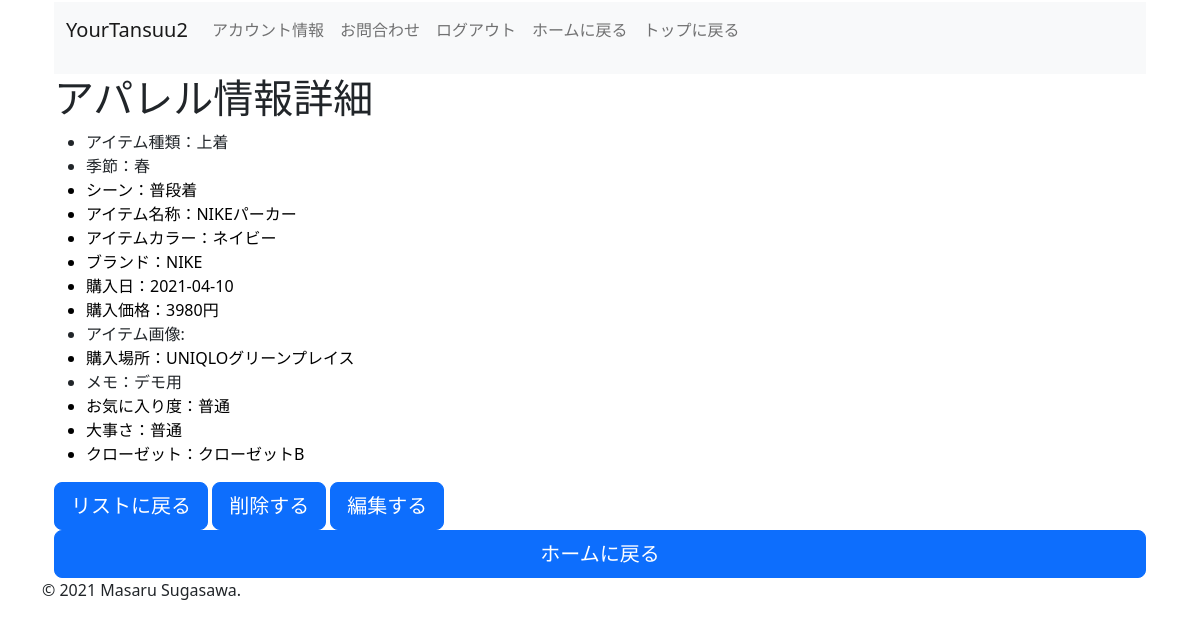
Screenshot of /contents/item-detail/1/ (signed in) with the database file from the repository.
### item/models.py (models this page shows, shortened)
class Item(models.Model):
    user = models.ForeignKey(settings.AUTH_USER_MODEL, verbose_name='ユーザー', on_delete=models.CASCADE,null=True)
    data_id = models.AutoField(verbose_name = 'アイテムNo.', primary_key=True)
    item_type = models.CharField(verbose_name = 'アイテム種類', max_length=255, choices = ITEM_TYPE_CHOICES)
    season = models.CharField(verbose_name = '季節', max_length=10, choices = SEASON_CHOICES)
    occasion = models.CharField(verbose_name = 'シーン', max_length=30, choices = OCCASION_CHOICES)
    item_name = models.CharField(verbose_name = 'アイテム名称', max_length=300)
    item_color = models.CharField(verbose_name = 'アイテム色', max_length=20, choices = ITEM_COLOR_CHOICES)
    item_brand = models.CharField(verbose_name = 'ブランド', max_length=150)
    purchase_date = models.CharField(verbose_name = '購入日', max_length = 150)
    pricing = models.IntegerField(verbose_name = '購入価格(円)', )
    purchase_place = models.CharField(verbose_name = '購入場所', max_length=255)
    item_image = models.ImageField(verbose_name = 'アイテム画像', upload_to='images/closet', blank = True, null=True)
    memo = models.TextField(verbose_name = 'メモ', blank=True)
    favorite_level = models.IntegerField(verbose_name = 'お気に入り度', choices = FAVORITE_LEVEL_CHOICES)
    item_importance = models.IntegerField(verbose_name = '大事さ', choices = ITEM_IMPORTANCE_CHOICES)
    create_date = models.DateTimeField(verbose_name = '作成日', auto_now_add=True)
    update_date = models.DateTimeField(verbose_name = '更新日', auto_now=True)
    closet = models.ForeignKey(Closet, on_delete=models.PROTECT, null=True, default=None)
    """
    def get_season(self,season_check):
        if season_check == 'spring':
            return 'spring'
        elif season_check == 'summer':
            return 'summer'
        elif season_check == 'fall':
            return 'fall'
        else:
            return 'winter'
    """

class Closet(models.Model):
    user = models.ForeignKey(settings.AUTH_USER_MODEL, verbose_name='ユーザー', on_delete=models.CASCADE,null=True)
    closet_name = models.CharField(verbose_name='クローゼット名', max_length=255)
    closet_memo = models.CharField(verbose_name='メモ', max_length=325)
    create_date = models.DateTimeField(verbose_name='作成日', auto_now_add=True)
    class Meta:
        ordering = ['closet_name']
    def __str__(self):
        return self.closet_name

### item/views.py (the view)
# urls.py: path('item-detail/<int:pk>/', Itemdetailview, name = 'item_detail' ),
@login_required
def Itemdetailview(request, pk):
    object_item = Item.objects.get(user_id = request.user, pk=pk)
    return render(request, 'contents/item_detail.html',{'object_item':object_item})

### templates/contents/item_detail.html (shortened to what this page needs)
{% extends 'contents/base.html' %}
{% load django_bootstrap5 %}
{% block content %}
<div class="container">
<h1>アパレル情報詳細</h1>
<ul>
<li>アイテム種類：{{ object_item.get_item_type_display }}</li>
<li>季節：{{ object_item.get_season_display }}</li>
<li class="table-light">シーン：{{ object_item.get_occasion_display }}</li>
<li class="table-light">アイテム名称：{{ object_item.item_name }}</li>
<li class="table-light">アイテムカラー：{{ object_item.get_item_color_display }}</li>
<li class="table-light">ブランド：{{ object_item.item_brand }}</li>
<li class="table-light">購入日：{{ object_item.purchase_date }}</li>
<li class="table-light">購入価格：{{ object_item.pricing }}円</li>
<li>アイテム画像:{% if object_item.item_image %}<img src="{{ object_item.item_image.url }}" style="max-width: 300px;"/>{% endif %}</li>
<li class="table-light">購入場所：{{ object_item.purchase_place }}</li>
<li class="">メモ：{{ object_item.memo }}</li>
<li class="table-light">お気に入り度：{{ object_item.get_favorite_level_display }}</li>
<li class="table-light">大事さ：{{ object_item.get_favorite_level_display }}</li>
<li class="table-light">クローゼット：{{ object_item.closet }}</li>
</ul>
<a href="{% url 'item_list' %}"button class="btn btn-lg btn-primary" type="submit">リストに戻る</a></button>
<a href="{% url 'item_delete' object_item.pk %}"button class="btn btn-lg btn-primary" type="submit">削除する</a></button>
<a href="{% url 'item_update' object_item.pk %}"button class="btn btn-lg btn-primary" type="submit">編集する</a></button>
<a href="{% url 'home' %}"button class="w-100 btn btn-lg btn-primary" type="submit">ホームに戻る</a></button>
</div>
{% endblock content %}

### rows the page displays
Item: item_type "上着", season "春", occasion "普段着", item_name "NIKEパーカー", item_color "ネイビー", item_brand "NIKE", purchase_date "2021-04-10", pricing "3980", purchase_place "UNIQLOグリーンプレイス", memo "デモ用", favorite_level "普通", closet "クローゼットB"
